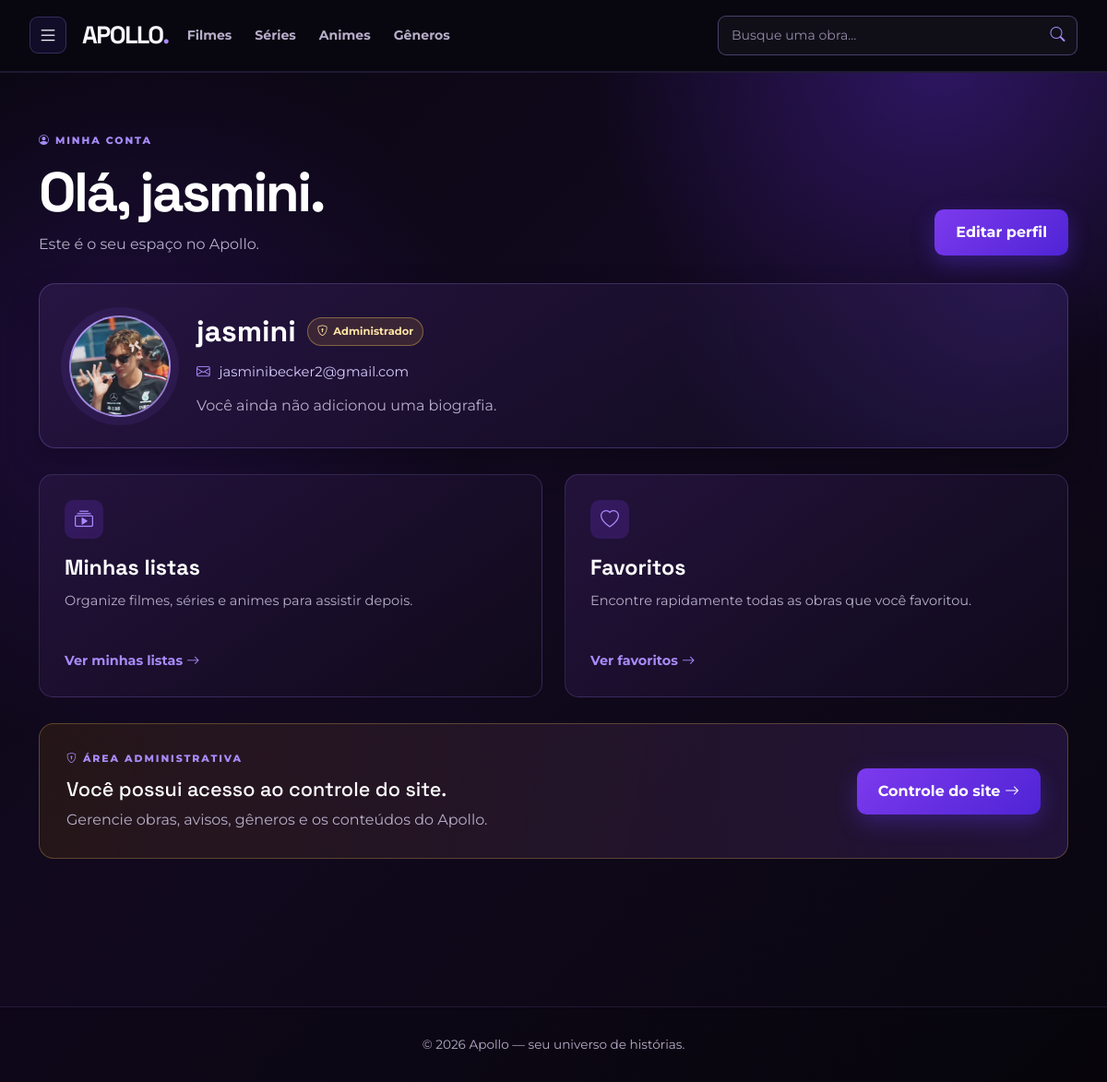
The app's page /Usuario/Perfil.php (signed in) with its own data.
### tables this page shows
CREATE TABLE `usuarios` (
  `id` int UNSIGNED NOT NULL,
  `nome` varchar(120) NOT NULL,
  `email` varchar(150) NOT NULL,
  `senha` varchar(255) NOT NULL,
  `tipo` enum('usuario','admin') NOT NULL DEFAULT 'usuario',
  `email_verificado` tinyint(1) NOT NULL DEFAULT '0',
  `foto` varchar(500) DEFAULT NULL,
  `bio` varchar(255) DEFAULT NULL,
  `criado_em` timestamp NULL DEFAULT CURRENT_TIMESTAMP
);

### www/includes/autenticacao.php (called while the page is built, shortened)
<?php
require_once __DIR__ . '/functions.php';
function usuarioLogado()
{
    return isset($_SESSION['usuario_id']);
}
function idUsuarioLogado()
{
    return $_SESSION['usuario_id'] ?? null;
}
function usuarioAtual()
{
    static $usuario = null;
    static $buscouUsuario = false;
    if ($buscouUsuario) {
        return $usuario;
    }
    $buscouUsuario = true;
    $conexao = conectarBanco();
    $sql = "
        SELECT id, nome, email, foto, bio, tipo
        FROM usuarios
        WHERE id = :id
    ";
    $consulta = $conexao->prepare($sql);
    $consulta->execute([
        ':id' => idUsuarioLogado()
    ]);
    $usuario = $consulta->fetch();
    return $usuario;
}
function usuarioEhAdmin()
{
    $usuario = usuarioAtual();
    return $usuario && $usuario['tipo'] === 'admin';
}

### www/includes/functions.php (called while the page is built, shortened)
<?php
function e($texto)
{
    return htmlspecialchars($texto ?? '', ENT_QUOTES, 'UTF-8');
}

### www/Usuario/Perfil.php (the view, shortened to what this page needs)
<?php
require_once __DIR__ . '/../includes/autenticacao.php';
$usuario = usuarioAtual();
$inicial = strtoupper(substr($usuario['nome'], 0, 1));
$tipoConta = $usuario['tipo'] === 'admin' ? 'Administrador' : 'Usuário';
?>
<!DOCTYPE html>
<html lang="pt-BR">
<head>
    <link href="https://cdn.jsdelivr.net/npm/bootstrap@5.3.8/dist/css/bootstrap.min.css" rel="stylesheet">
    <link rel="stylesheet" href="https://cdn.jsdelivr.net/npm/bootstrap-icons@1.11.3/font/bootstrap-icons.min.css">
    <link rel="stylesheet" href="../css/styles.css">
</head>
<body>
    <header>
        <?php include '../menu.php'; ?>
    </header>
    <main class="container pagina-perfil">
        <section class="cabecalho-perfil">
            <div>
                <p class="etiqueta-autenticacao">
                    <i class="bi bi-person-circle"></i> MINHA CONTA
                </p>
                <h1>Olá, <?= e($usuario['nome']) ?>.</h1>
                <p>Este é o seu espaço no Apollo.</p>
            </div>
            <button
                type="button"
                class="btn botao-roxo"
                data-bs-toggle="modal"
                data-bs-target="#modalEditarPerfil"
                <i class="bi bi-pencil-square"></i>
                Editar perfil
            </button>
        </section>
        <section class="cartao-perfil">
            <div class="foto-perfil">
                <?php if (!empty($usuario['foto'])): ?>
                    <img
                        src="<?= e($usuario['foto']) ?>"
                        alt="Foto de <?= e($usuario['nome']) ?>">
                <?php else: ?>
                    <span><?= e($inicial) ?></span>
                <?php endif; ?>
            </div>
            <div class="dados-perfil">
                <div class="nome-perfil">
                    <h2><?= e($usuario['nome']) ?></h2>
                    <span class="selo-tipo <?= $usuario['tipo'] === 'admin' ? 'administrador' : '' ?>">
                        <i class="bi <?= $usuario['tipo'] === 'admin' ? 'bi-shield-lock' : 'bi-person' ?>"></i>
                        <?= $tipoConta ?>
                    </span>
                </div>
                <p class="email-perfil">
                    <i class="bi bi-envelope"></i>
                    <?= e($usuario['email']) ?>
                </p>
                <p class="bio-perfil">
                    <?= !empty($usuario['bio'])
                        ? e($usuario['bio'])
                        : 'Você ainda não adicionou uma biografia.' ?>
                </p>
            </div>
        </section>
        <section class="row g-4 mt-1">
            <div class="col-md-6">
                <article class="card painel-perfil h-100">
                    <div class="card-body">
                        <div class="icone-painel">
                            <i class="bi bi-collection-play"></i>
                        </div>
                        <h2>Minhas listas</h2>
                        <p>
                            Organize filmes, séries e animes para assistir depois.
                        </p>
                        <a href="Listas.php" class="link-secao">
                            Ver minhas listas
                            <i class="bi bi-arrow-right"></i>
                        </a>
                    </div>
                </article>
            </div>
            <div class="col-md-6">
                <article class="card painel-perfil h-100">
                    <div class="card-body">
                        <div class="icone-painel">
                            <i class="bi bi-heart"></i>
                        </div>
                        <h2>Favoritos</h2>
                        <p>
                            Encontre rapidamente todas as obras que você favoritou.
                        </p>
                        <a href="Favoritos.php" class="link-secao">
                            Ver favoritos
                            <i class="bi bi-arrow-right"></i>
                        </a>
                    </div>
                </article>
            </div>
        </section>
        <?php if ($usuario['tipo'] === 'admin'): ?>
            <section class="painel-admin">
                <div>
                    <p class="etiqueta-autenticacao">
                        <i class="bi bi-shield-lock"></i> ÁREA ADMINISTRATIVA
                    </p>
                    <h2>Você possui acesso ao controle do site.</h2>
                    <p>
                        Gerencie obras, avisos, gêneros e os conteúdos do Apollo.
                    </p>
                </div>
                <a href="/adm/index.php" class="btn botao-roxo">
                    Controle do site
                    <i class="bi bi-arrow-right"></i>
                </a>
            </section>
        <?php endif; ?>
    </main>
    <footer>
        <div class="container">
            <p>© <?= date('Y') ?> Apollo — seu universo de histórias.</p>
        </div>
    </footer>
</body>
</html>

### records on screen
usuarios: nome "jasmini", foto (picture), tipo "Administrador", email "jasminibecker2@gmail.com"
